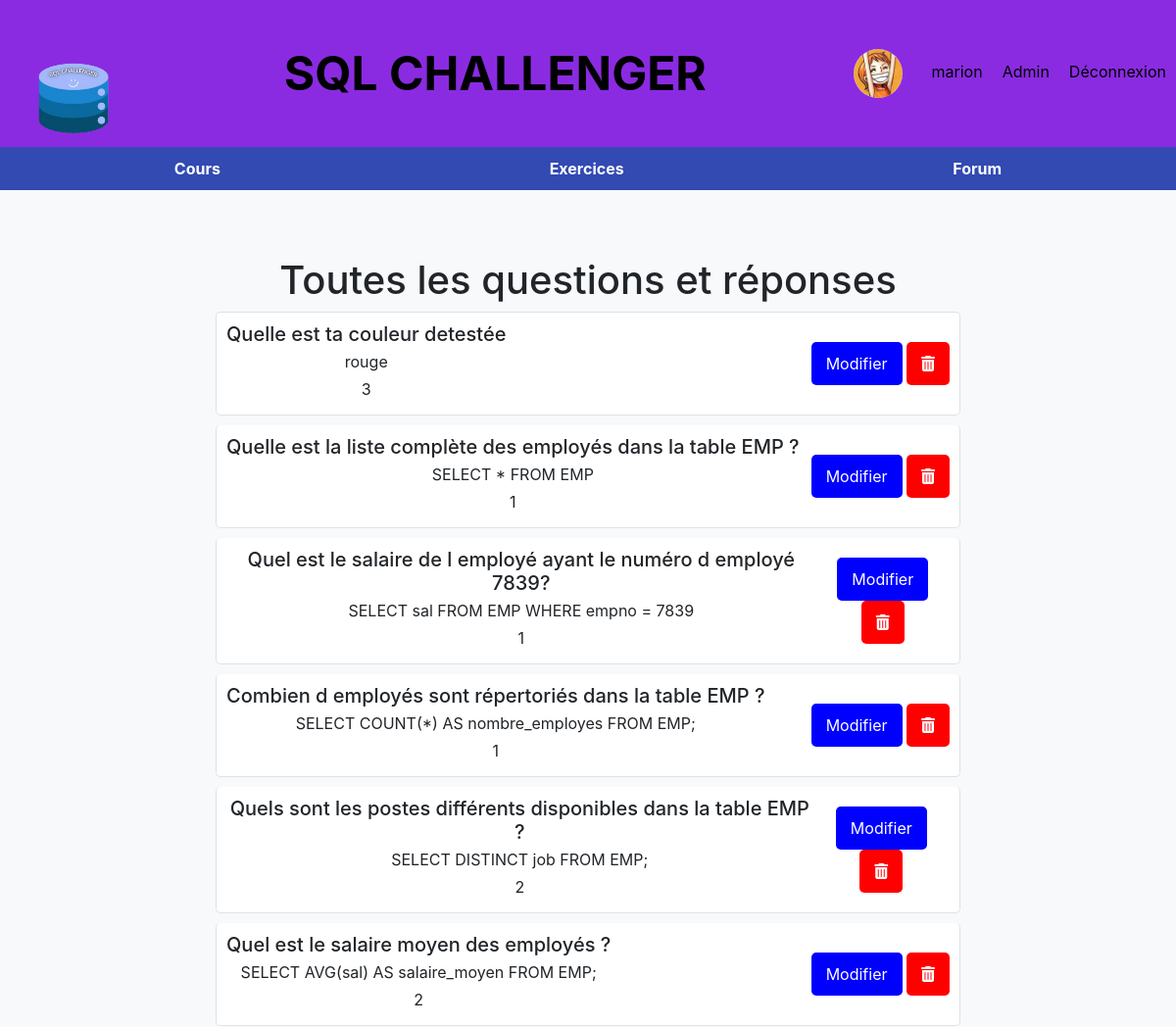
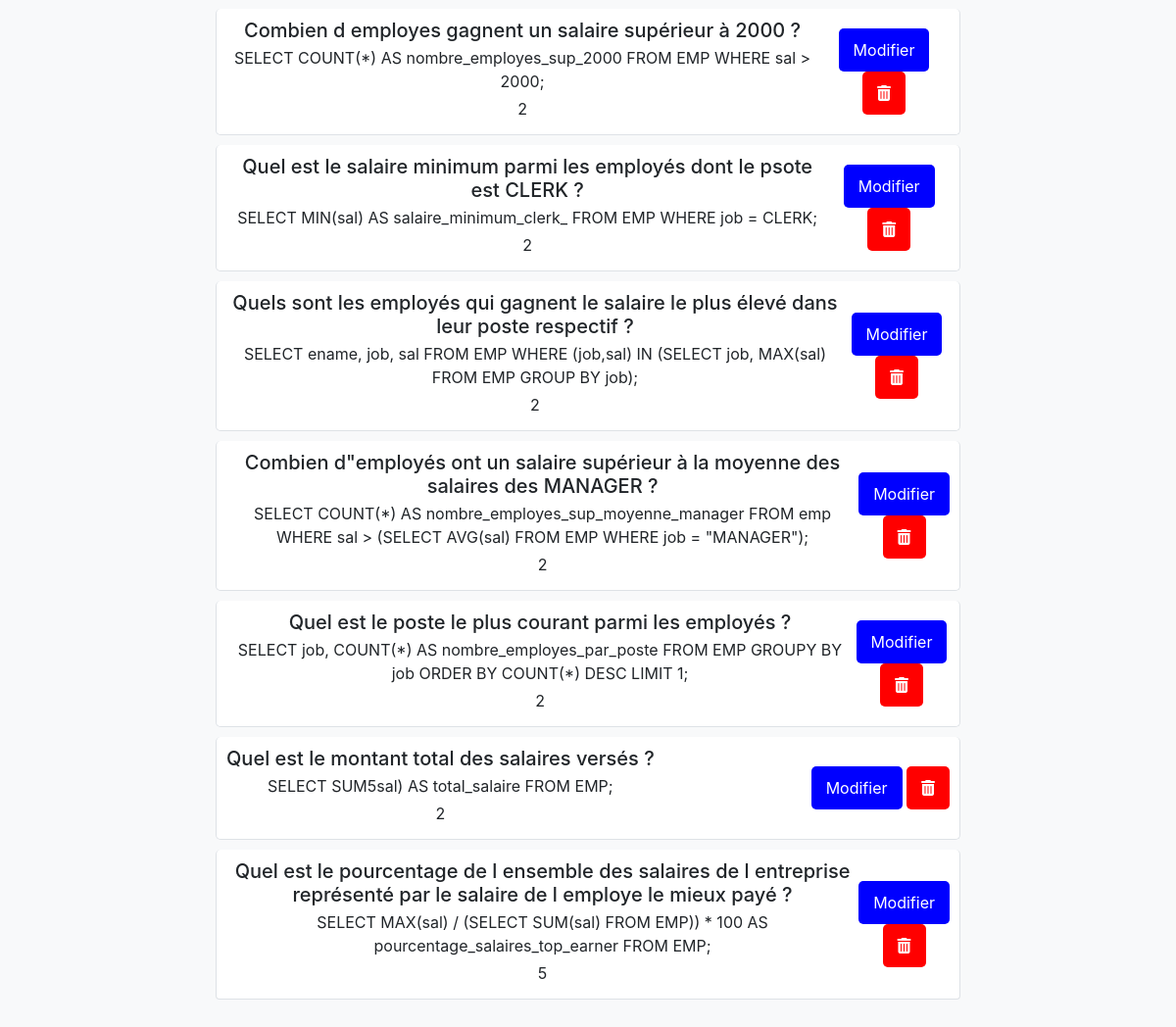
Screenshot of /gerer_questions.php (signed in) with the database file from the repository (2 pictures, top to bottom).
### tables this page shows
CREATE TABLE "utilisateurs" (
	"id"	INTEGER,
	"nom"	TEXT,
	"prenom"	TEXT,
	"email"	TEXT,
	password TEXT, adresse TEXT, username TEXT, level INT DEFAULT 0, photo_path TEXT, admin BOOLEAN DEFAULT false,
	PRIMARY KEY("id")
);

CREATE TABLE questions (
    id INTEGER PRIMARY KEY,
    question TEXT,
    reponse TEXT
, level INTEGER default 0, bdd VARCHAR(150));

### header.php (called while the page is built, shortened)
<?php
if (isset($_SESSION['username'])) {
    $username = $_SESSION['username'];
    $bdd = new SQLite3('database.sqlite');
    $query = "SELECT photo_path, admin FROM utilisateurs WHERE username = :username";
    $stmt = $bdd->prepare($query);
    $stmt->bindParam(':username', $username, SQLITE3_TEXT);
    $result = $stmt->execute();
    $userData = $result->fetchArray(SQLITE3_ASSOC);
} else {
    header('Location: connexion.php');
    exit();
}
?>

### gerer_questions.php (the view, shortened to what this page needs)
<?php
include('header.php');
$bdd = new SQLite3('database.sqlite');
$sql = "SELECT * FROM questions";
$resultat = $bdd->query($sql);
$questions = array();
while ($row = $resultat->fetchArray(SQLITE3_ASSOC)) {
    $questions[] = $row;
}
?>
<!DOCTYPE html>
<html lang="en">
<head>
    <link rel="stylesheet" href="https://stackpath.bootstrapcdn.com/bootstrap/4.5.2/css/bootstrap.min.css">
    <link rel="stylesheet" href="style/header_menu.css">
    <link rel="stylesheet" href="https://cdnjs.cloudflare.com/ajax/libs/font-awesome/6.0.0/css/all.min.css">
</head>
<body>
    <div class="header">
        <div class="logo">
            <img src="img/logo.png" alt="Logo SQL CHALLENGER">
        </div>
        <div class="header-title text-center">SQL CHALLENGER</div>
        <div class="header-links">
            <?php
            if (isset($_SESSION['username'])) {
                if (!empty($userData['photo_path'])) {
                    echo '<img src="' . $userData['photo_path'] . '" alt="Photo de profil" class="profile-photo">';
                }
                echo '<a href="account.php">' . $username . '</a>';
                if ($userData['admin']) {
                    echo '<a href="back_office.php">Admin</a>';
                }
                echo '<a href="logout.php">Déconnexion</a>';
            } else {
                echo '<a href="connexion.php">Connexion</a>';
                echo '<a href="inscription.php">Inscription</a>';
            }
            ?>
        </div>
    </div>
    <div class="menu">
        <a href="cours.php">Cours</a>
        <a href="exercices.php">Exercices</a>
        <a href="forum.php">Forum</a>
    </div>
    <div class="container mt-5">
        <h1>Toutes les questions et réponses</h1>
        <ul class="list-group">
            <?php foreach ($questions as $question): ?>
                <li class="list-group-item">
                    <div class="d-flex justify-content-between align-items-center">
                        <div>
                            <h5 class="mb-1"><?php echo $question['question']; ?></h5>
                            <p class="mb-1"><?php echo $question['reponse']; ?></p>
                            <p class="mb-1"><?php echo $question['level']; ?></p>
                        </div>
                        <div>
                            <form action="modifier_questions.php" method="post" style="display: inline;">
                                <button type="submit" class="btn-edit">Modifier</button>
                            </form>
                            <form action="suppr_questions.php" method="post" style="display: inline;">
                                <button type="submit" class="btn-delete"><i class="fas fa-trash-alt"></i></button>
                            </form>
                        </div>
                    </div>
                </li>
            <?php endforeach; ?>
        </ul>
    </div>
</body>
</html>

### style/header_menu.css (style rules this page uses)
body { background-color: #f8f9fa; }
.container { max-width: 800px; margin: 0 auto; padding: 20px; text-align: center; }
.header { background-color: blueviolet; color: #000000; padding: 10px; display: flex; justify-content: space-between; align-items: center; }
.header-title { font-size: 3rem; font-weight: bold; flex: 1; text-align: center; }
.header-links a { text-decoration: none; color: #000000; margin-left: 20px; }
.menu { background-color: #324AB2; color: #000000; padding: 10px; display: flex; justify-content: space-around; }
.menu a { text-decoration: none; color: #ffffff; font-weight: bold; }
.list-group-item { background-color: #ffffff; margin-bottom: 10px; border: 1px solid #dee2e6; border-radius: 5px; padding: 10px; }
.logo img { max-height: 130px; max-width: 150%; }
.profile-photo { width: 50px; height: 50px; border-radius: 50%; margin-right: 10px; }

### gerer_questions.php (style rules this page uses)
.btn-delete { background-color: #ff0000; color: #fff; border: none; padding: 10px 15px; border-radius: 5px; cursor: pointer; }
.btn-edit { background-color: #0000FF; color: #fff; border: none; padding: 10px 15px; border-radius: 5px; cursor: pointer; }

### rows the page displays
utilisateurs: photo_path (picture)
questions: question "Quelle est ta couleur detestée", reponse "rouge", level "3"
questions: question "Quelle est la liste complète des employés dans la table EMP ?", reponse "SELECT * FROM EMP", level "1"
questions: question "Quel est le salaire de l employé ayant le numéro d employé 7839?", reponse "SELECT sal FROM EMP WHERE empno = 7839", level "1"
questions: question "Combien d employés sont répertoriés dans la table EMP ?", reponse "SELECT COUNT(*) AS nombre_employes FROM EMP;", level "1"
questions: question "Quels sont les postes différents disponibles dans la table EMP ?", reponse "SELECT DISTINCT job FROM EMP;", level "2"
questions: question "Quel est le salaire moyen des employés ?", reponse "SELECT AVG(sal) AS salaire_moyen FROM EMP;", level "2"
questions: question "Combien d employes gagnent un salaire supérieur à 2000 ?", reponse "SELECT COUNT(*) AS nombre_employes_sup_2000 FROM EMP WHERE sal > 2000;", level "2"
questions: question "Quel est le salaire minimum parmi les employés dont le psote est CLERK ?", reponse "SELECT MIN(sal) AS salaire_minimum_clerk_ FROM EMP WHERE job = CLERK;", level "2"
questions: question "Quels sont les employés qui gagnent le salaire le plus élevé dans leur poste respectif ?", reponse "SELECT ename, job, sal FROM EMP WHERE (job,sal) IN (SELECT job, MAX(sal) FROM EMP GROUP BY job);", level "2"
questions: question "Combien d\"employés ont un salaire supérieur à la moyenne des salaires des MANAGER ?", reponse "SELECT COUNT(*) AS nombre_employes_sup_moyenne_manager FROM emp WHERE sal > (SELECT AVG(sal) FROM EMP WHERE job = \"MANAGER\");", level "2"
questions: question "Quel est le poste le plus courant parmi les employés ?", reponse "SELECT job, COUNT(*) AS nombre_employes_par_poste FROM EMP GROUPY BY job ORDER BY COUNT(*) DESC LIMIT 1;", level "2"
questions: question "Quel est le montant total des salaires versés ?", reponse "SELECT SUM5sal) AS total_salaire FROM EMP;", level "2"
questions: question "Quel est le pourcentage de l ensemble des salaires de l entreprise représenté par le salaire de l employe le mieux payé ?", reponse "SELECT MAX(sal) / (SELECT SUM(sal) FROM EMP)) * 100 AS pourcentage_salaires_top_earner FROM EMP;", level "5"

### other values shown
$username "marion"
